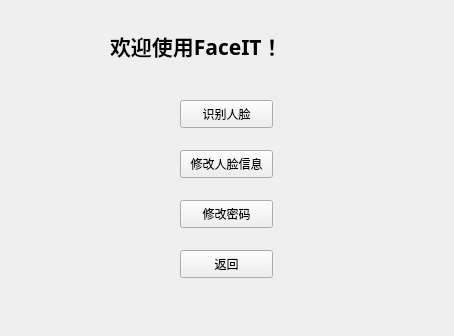
<?xml version="1.0" encoding="UTF-8"?>
<ui version="4.0">
 <class>user_win</class>
 <widget class="QWidget" name="user_win">
  <property name="geometry">
   <rect>
    <x>0</x>
    <y>0</y>
    <width>454</width>
    <height>336</height>
   </rect>
  </property>
  <property name="windowTitle">
   <string>Form</string>
  </property>
  <widget class="QPushButton" name="pushButton">
   <property name="geometry">
    <rect>
     <x>180</x>
     <y>100</y>
     <width>93</width>
     <height>28</height>
    </rect>
   </property>
   <property name="text">
    <string>识别人脸</string>
   </property>
  </widget>
  <widget class="QPushButton" name="pushButton_2">
   <property name="geometry">
    <rect>
     <x>180</x>
     <y>150</y>
     <width>93</width>
     <height>28</height>
    </rect>
   </property>
   <property name="text">
    <string>修改人脸信息</string>
   </property>
  </widget>
  <widget class="QPushButton" name="pushButton_3">
   <property name="geometry">
    <rect>
     <x>180</x>
     <y>200</y>
     <width>93</width>
     <height>28</height>
    </rect>
   </property>
   <property name="text">
    <string>修改密码</string>
   </property>
  </widget>
  <widget class="QPushButton" name="pushButton_4">
   <property name="geometry">
    <rect>
     <x>180</x>
     <y>250</y>
     <width>93</width>
     <height>28</height>
    </rect>
   </property>
   <property name="text">
    <string>返回</string>
   </property>
  </widget>
  <widget class="QLabel" name="label">
   <property name="geometry">
    <rect>
     <x>110</x>
     <y>30</y>
     <width>241</width>
     <height>31</height>
    </rect>
   </property>
   <property name="font">
    <font>
     <family>方正兰亭超细黑简体</family>
     <pointsize>16</pointsize>
     <weight>75</weight>
     <bold>true</bold>
    </font>
   </property>
   <property name="text">
    <string>欢迎使用FaceIT！</string>
   </property>
  </widget>
 </widget>
 <resources/>
 <connections/>
</ui>
